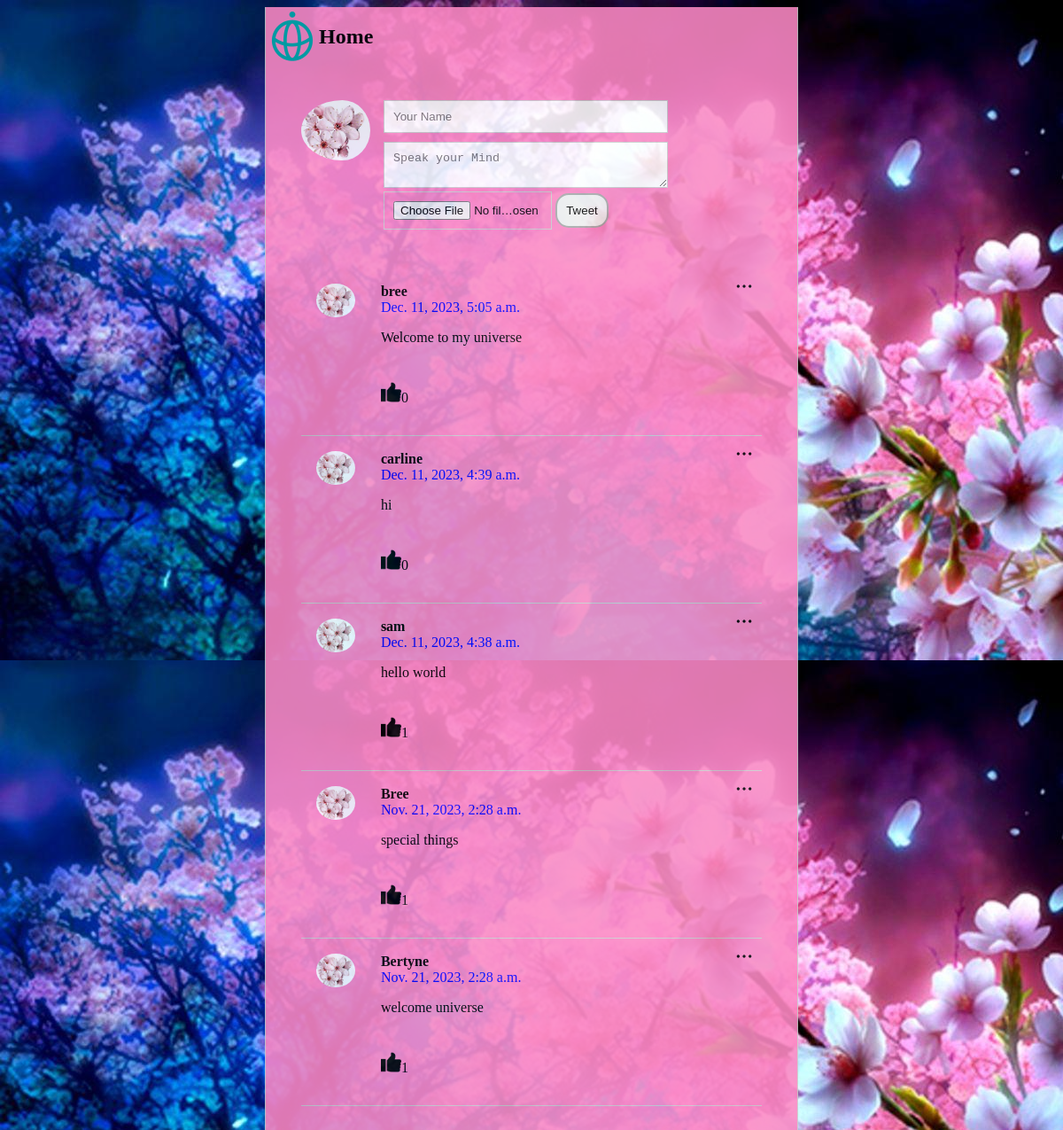
The page / on the database its author committed.
### posts/models.py (models this page shows)
class Post(models.Model):
    class Meta(object):
        db_table = 'post'
    name =models.CharField(
        'Name', blank=False, null=False, max_length= 14, db_index= True, default='Anonymous'
    )
    body =models.CharField(
        'body', blank=True, null= True, max_length= 140, db_index=True
    )
    created_at= models.DateTimeField(
        'Created DateTime', blank= True, auto_now_add= True
    )
    liked = models.PositiveIntegerField('liked', default=0, blank=True)
    image= CloudinaryField('image', blank=True)

### posts/views.py (the view, shortened to what this page needs)
# urls.py: path('', views.index, name='index'),
def index(request):
    posts=Post.objects.all().order_by('-created_at')[:20]
    return render( request, 'posts.html',
                  {'posts': posts})

### templates/posts.html (shortened to what this page needs)
{% extends 'base.html' %} {% block content %}
{% load static %}
<section class="content">
  <div class="logodiv">
    <img src="{% static 'img/techis-logo.png' %}" alt="">
    <H1>Home</H1>
  </div>
  <br>
  <section class="post_form">
    <div class='logo2'>
      <img src="{% static 'img/cherry Blogo.jpg' %}" />
     <form action="/" method="POST" enctype="multipart/form-data">
      <input type="text" name="name" placeholder="Your Name" required />
      <textarea name='body' placeholder="Speak your Mind" required></textarea>
      <input type="file" name="image">
      <input type="submit" value="Tweet" />
     </form>
    </div><br>
    <section class='posts'>
      <ul>
        {% for post in posts %}
        <li>
          <img class="menu_icon js-menu-icon" src="{% static 'img/menutab.png' %}" />
          <div class='logo'>
            <img src="{% static 'img/cherry Blogo.jpg' %}" />
          </div>
          <div class="name_body">
            <div class="name">{{post.name}}</div>
            <div class="datetime">{{post.created_at}}</div>
            <p>{{post.body}}</p>
            <br>
            <div class="like">
              <a href="/likes/{{post.id}}">
                <img src="/static/img/like.png" alt="">
              </a>
              <p>{{post.liked}}</p>
            </div>
          </div>
        </li>
        {% endfor %}
      </ul>
    </section>
  </section>
  {% endblock %}

### templates/base.html (shortened to what this page needs)
<!DOCTYPE html>
<html lang="en">
<head>
    {% load static %}
    <link href="{% static 'css/style.css' %}" rel="stylesheet"/>
</head>
<body>
    {% block content%} {{content}} {% endblock%}
</body>
</html>

### static/css/style.css (style rules this page uses)
body { background-image: url("../img/CherryBlossoms.jpg"); }
body { height:100%; }
.content { background-color:rgb(252, 137, 196); max-width: 600px; height: 100%; margin: 0 auto; border-left: 1px solid #ccc; border-right: 1px solid #ccc; opacity: 88%; }
.logodiv { display: flex; justify-content:left; align-items: center; }
.logodiv img { width:10%; height:10%; }
.logo2 img { padding-right: 15px; border-radius: 50%; height: 15%; width: 15%; }
.logo2 { display:flex; justify-content:left ; }
.post_form { padding:20px 40px; border-bottom: 1px solid #ccc; }
.post_form input { width: 70%; padding: 10px; border: 1px solid #ccc; margin-bottom:10px; }
.post_form textarea { width:70%; padding:10px; border: 1px solid #ccc; }
.posts ul { padding:0px }
.posts li { display: flex; border-bottom:1px solid #ccc; padding: 17px; position:relative }
.posts li .logo { flex-basis: 15%; }
.posts li .logo img { width: 60%; border-radius: 50%; }
.posts li .name_body { flex-basis: 85%; }
.posts li .name_body .name { font-weight:bold; }
.posts li .name_body .datetime { color:blue; }
input[type="submit"] { width: 5vw; border: 2px solid darkgray; border-radius: 15px; }
input[type="file"] { width: 14vw; }
.posts li .menu_icon { width:20px; position:absolute; top: 10px; right:10px }
.like img { width: 23px; }
.like { display: flex; align-items: baseline; }

### rows shown on the page
Post: name "bree", created_at "Dec. 11, 2023, 5:05 a.m.", body "Welcome to my universe", liked "0"
Post: name "carline", created_at "Dec. 11, 2023, 4:39 a.m.", body "hi", liked "0"
Post: name "sam", created_at "Dec. 11, 2023, 4:38 a.m.", body "hello world", liked "1"
Post: name "Bree", created_at "Nov. 21, 2023, 2:28 a.m.", body "special things", liked "1"
Post: name "Bertyne", created_at "Nov. 21, 2023, 2:28 a.m.", body "welcome universe", liked "1"
